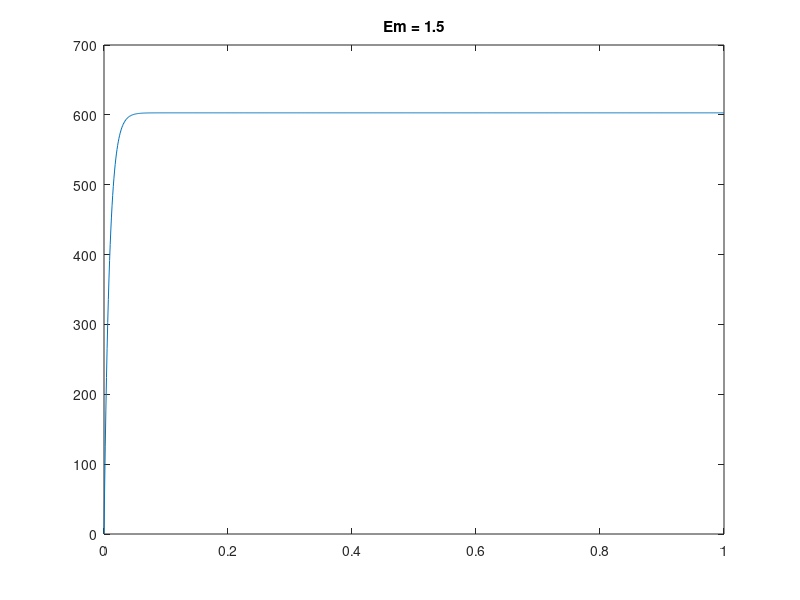
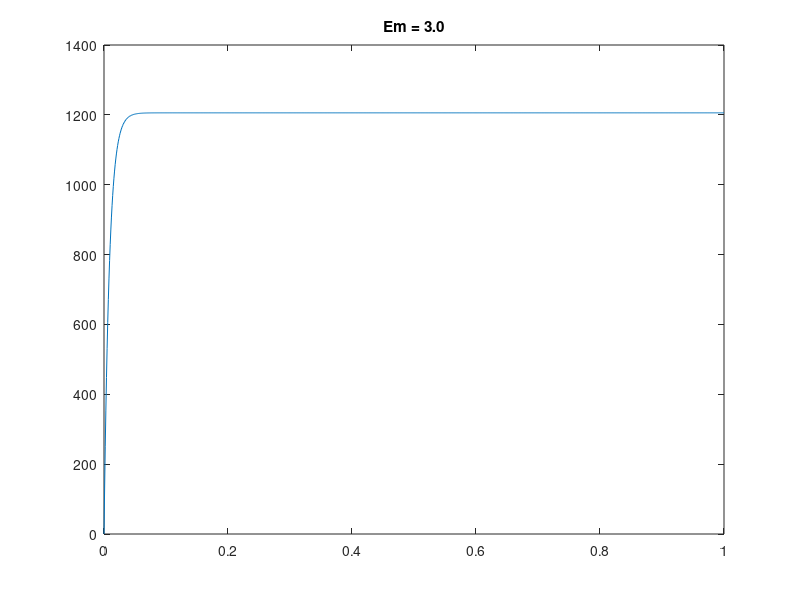
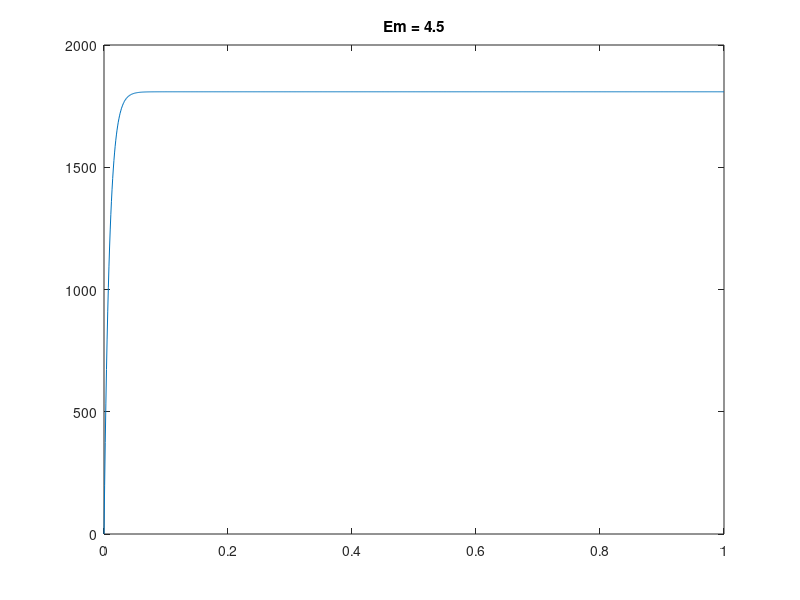
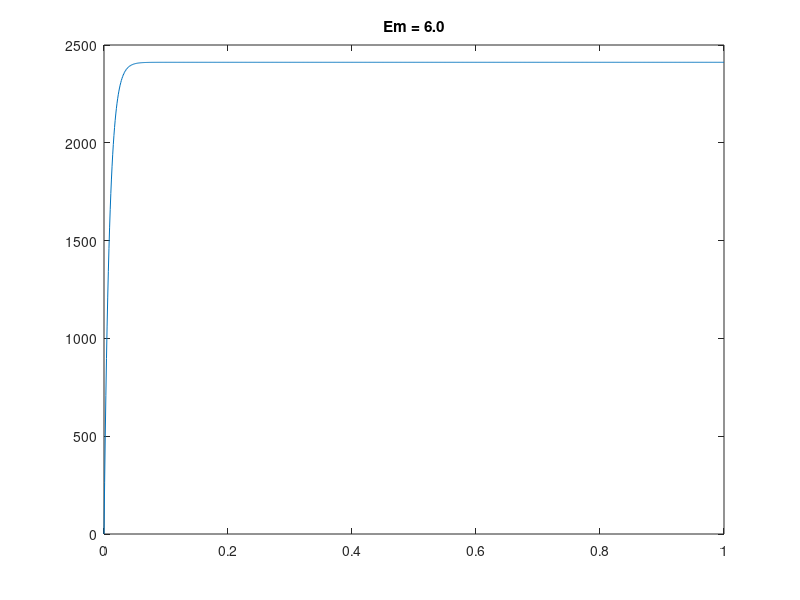

Here is the MATLAB script that generated these plots, in order:
% simulate motor speed
Rm = 37.5;
Lm = 0.29 * 10^(-3);
Jm = 0.015 * 10^(-7);
Kt = 2.63 * 10^(-3);
Ke = 0.002488;

% motor constants
Tm = (Rm*Jm)/(Ke*Kt);
Te = Lm/Rm;

% transfer function of DC motor
g = tf([1], [Ke*Tm*Te, Ke*Tm, Ke]);

% simulation settings
t = [0: 0.001: 1];
u1 = 1.5 * ones(size(t));
u2 = 3.0 * ones(size(t));
u3 = 4.5 * ones(size(t));
u4 = 6.0 * ones(size(t));

% simulation
y1 = lsim(g, u1, t);
y2 = lsim(g, u2, t);
y3 = lsim(g, u3, t);
y4 = lsim(g, u4, t);

% plot 
figure(1);
plot(t, y1);
title('Em = 1.5');

figure(2);
plot(t, y2);
title('Em = 3.0');

figure(3);
plot(t, y3);
title('Em = 4.5');

figure(4);
plot(t, y4);
title('Em = 6.0');

figure(5);
plot(t, y1, t, y2, t, y3, t, y4);
legend('Em = 1.5', 'Em = 3.0', 'Em = 4.5', 'Em = 6.0');
